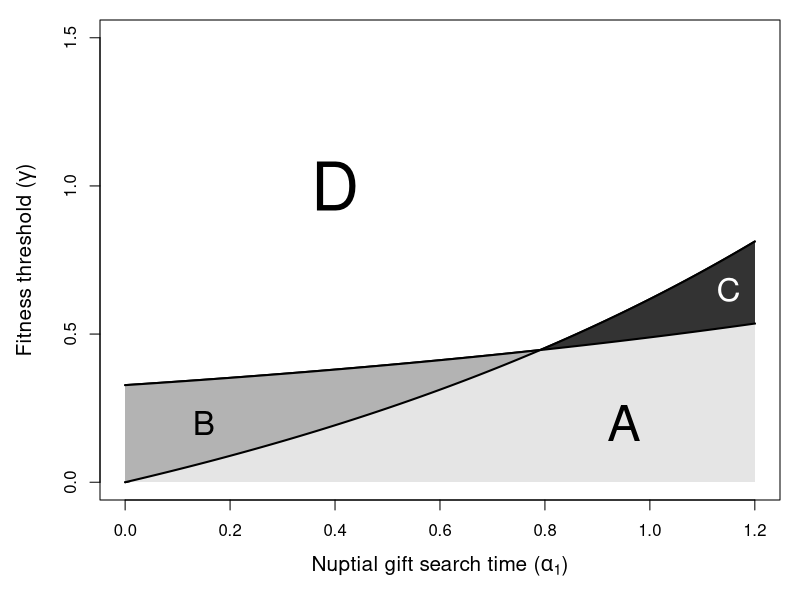
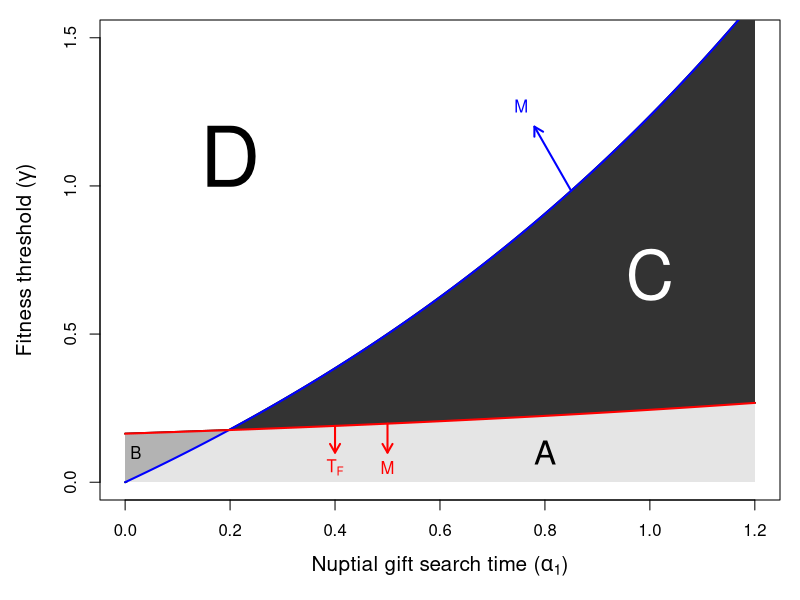
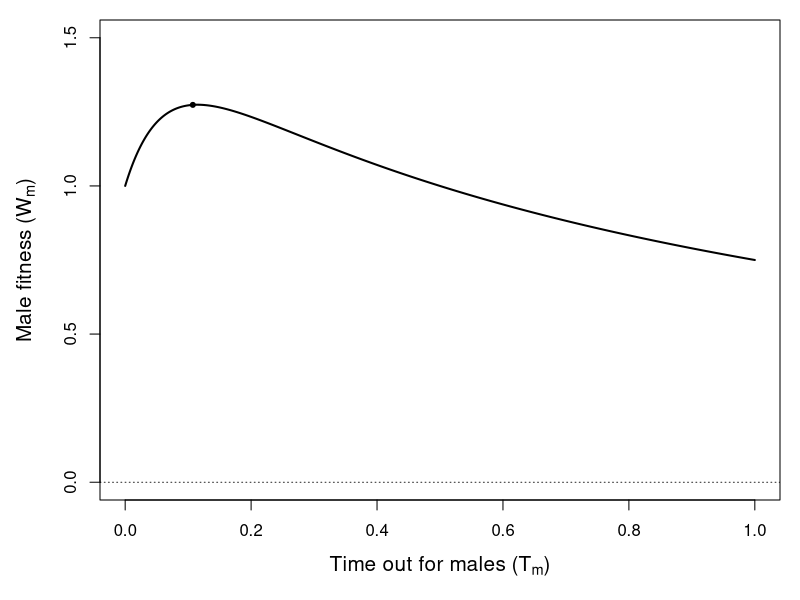
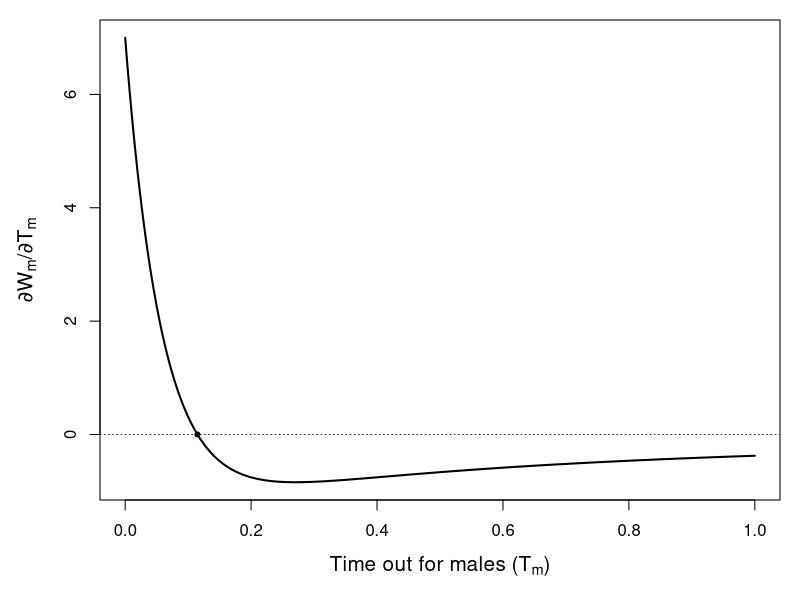
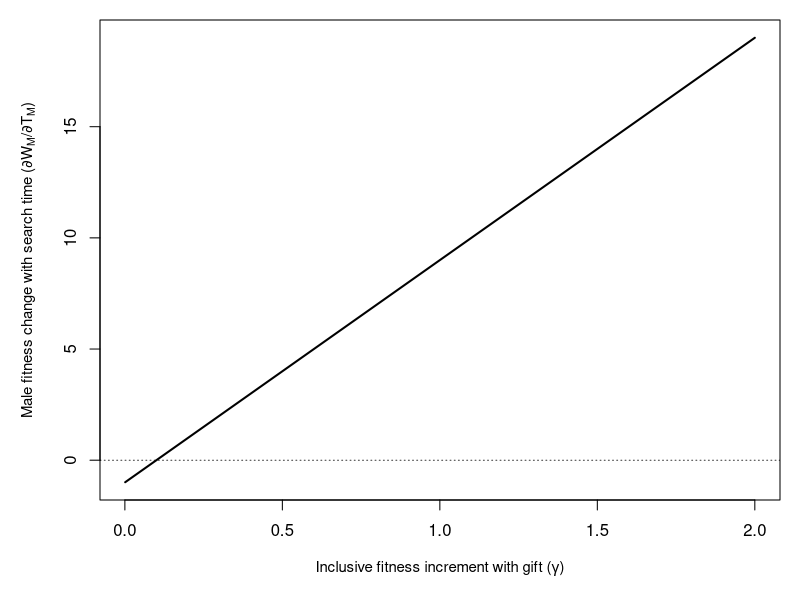
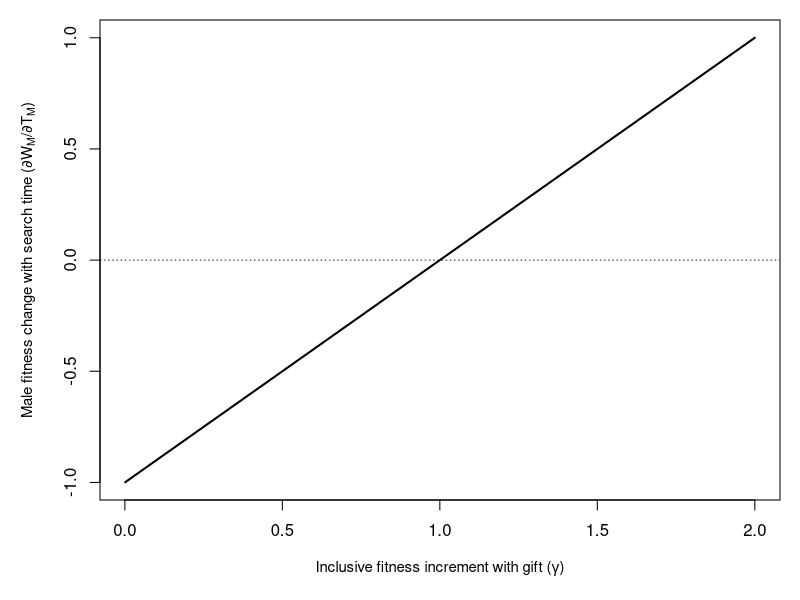
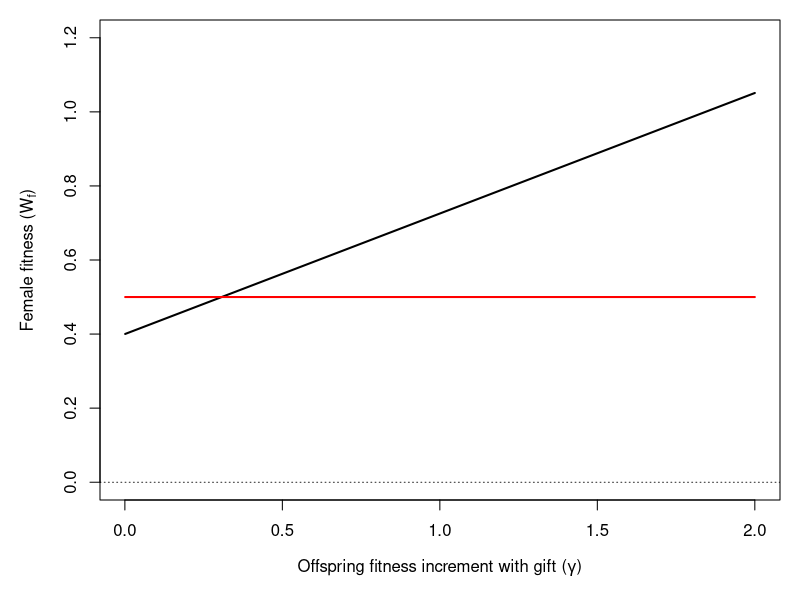
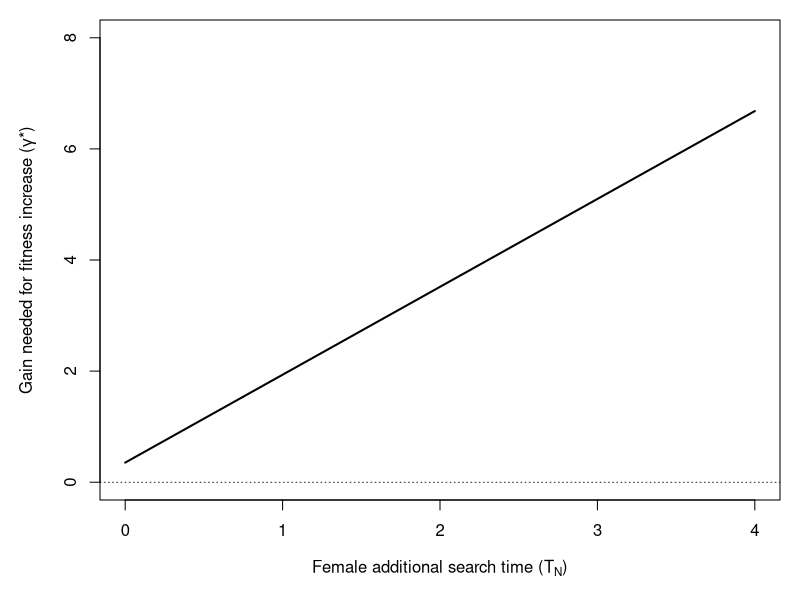

R code for these plots, in order:
## ---- chunk 1
calc_beta <- function(M = 1, TF = 1, TM = 1){
  term1 <-   (M * (TF - TM))^2;
  term2 <-   (M * (TF - TM))^4;
  term3 <- 4*(M * (TF - TM))^2;
  ttrm  <- (term2 + term3)^(1/2);
  sol1  <- 0.5 * (term1 - ttrm) + 1;
  sol2  <- 0.5 * (term1 + ttrm) + 1;
  if(TF > TM){
    beta = max(c(sol1, sol2));
  }else{
    beta = min(c(sol1, sol2));
  }
  return(list = c(beta = beta, solution1 = sol1, solution2 = sol2));
}
get_beta <- function(M = 1, TF = 1, TM = 1){
  betas <- rep(NA, length = length(TM));
  for(i in 1:length(TM)){
    betas[i] <- calc_beta(M = M, TF = TF, TM = TM[i])[[1]];
  }
  return(betas);
}
## ---- chunk 2
PrGf <- function(Tm, a1){
  vals <- 1 - exp(-(1/a1)*Tm);
  return(vals);
}
## ---- chunk 3
PrFf <- function(Tm, a1, a2 = Inf){
  vals <- (1 - exp(-(1/a2)*Tm)) * exp(-(1/a1)*Tm);
  return(vals);
}
## ---- chunk 4
PrLf <- function(Tm, a1, a2 = Inf){
  vals <- exp(-((1/a1) + (1/a2))*Tm);
  return(vals);
}
## ---- chunk 5
W_mf <- function(PrG, PrF, PrL, gamma, Tm, beta, M){
  val <- ((PrG * (1 + gamma)) + PrF + PrL) / (Tm + (sqrt(beta)/M));
  return(val);
}
W_mf_full  <- function(gamma, Tm, beta_val, M, a1, a2){
  PrG_val  <- PrGf(Tm = Tm, a1 = a1);
  PrF_val  <- PrFf(Tm = Tm, a1 = a1, a2 = a2);
  PrL_val  <- PrLf(Tm = Tm, a1 = a1, a2 = a2);
  W_mf_val <- W_mf(PrG = PrG_val, PrF = PrF_val, PrL = PrL_val, Tm = Tm, 
                   gamma = gamma, beta = beta_val, M = M);
  return(W_mf_val);
}
## ---- chunk 6
W_m  <- function(mom = 1, mim = 1, mof = 1, mif = 1, M = 100, TF, TM, gamma, 
                 a1, a2, beta = 1){
  bb <- beta;
  WW <- W_mf_full(gamma = gamma, Tm = TM, beta_val = bb, M = M, a1 = a1, 
                  a2 = a2);
  return(WW)
}
## ---- chunk 7
dWdT <- function(gamma, Tm, beta = 1, M = 100, a1 = 1){
  num1 <- gamma * (M*M + ((M*M*Tm + M*sqrt(beta))/a1) );
  dem1 <- exp((1/a1)*Tm);
  num2 <- (num1 / dem1) - M*M*(1 + gamma);
  den2 <- ((Tm * M) + sqrt(beta))^2;
  val  <- num2/den2;
  return(val);
}
## ---- chunk 8
dWdT_check <- function(gamma, beta = 1, M = 100, a1 = 1){
  term1 <- (gamma * M) / (a1*sqrt(beta));
  term2 <- (M*M) / beta;
  val   <- term1 - term2;
  return(val);
}
## ---- chunk 9
calc_beta <- function(M = 1, TF = 1, TM = 1){
  term1 <-   (M * (TF - TM))^2;
  term2 <-   (M * (TF - TM))^4;
  term3 <- 4*(M * (TF - TM))^2;
  ttrm  <- (term2 + term3)^(1/2);
  sol1  <- 0.5 * (term1 - ttrm) + 1;
  sol2  <- 0.5 * (term1 + ttrm) + 1;
  if(TF > TM){
    beta = max(c(sol1, sol2));
  }else{
    beta = min(c(sol1, sol2));
  }
  return(list = c(beta = beta, solution1 = sol1, solution2 = sol2));
}
## ---- chunk 10
gamma_m <- function(M = 1, beta = 1, alpha = 1/16, TF = 2){
  return(alpha * (M / sqrt(beta)));
}
## ---- chunk 11
gamma_f <- function(M = 1, beta = 1, alpha = 1/16, TF = 2){
  topp <- exp(alpha / alpha);
  bott <- TF * M * sqrt(beta) * (exp(alpha/alpha) - 1);
  return(topp/bott);
}
## ---- chunk 12
alpha_vals <- seq(from = 0.0001, to = 1.2, by = 0.0001);
par(mar = c(5, 5, 1, 1));
beta_vals <- get_beta(M = 1, TF = 2, TM = alpha_vals);
g_m <- gamma_m(M = 1, beta = beta_vals, alpha = alpha_vals, TF = 2);
g_f <- gamma_f(M = 1, beta = beta_vals, alpha = alpha_vals, TF = 2);
plot(x = alpha_vals, y = g_m, type = "l", lwd = 2, cex.lab = 1.25,
     xlab = expression(paste("Nuptial gift search time (", alpha[1], ")")),
     ylab = expression(paste("Fitness threshold (", gamma, ")")),
     ylim = c(0, 1.5));
points(x = alpha_vals, y = g_f, type = "l", lwd = 2, cex.lab = 1.25,
     col = "black", lty = "solid");
g_v <- which(g_f > g_m);
g_w <- which(g_f <= g_m);
polygon(x = c(alpha_vals[g_v], rev(alpha_vals[g_v])), 
        y = c(g_m[g_v], rev(g_f[g_v])),
        border = NA, col = "grey70");
polygon(x = c(alpha_vals[g_w], rev(alpha_vals[g_w])), 
        y = c(g_m[g_w], rev(g_f[g_w])),
        border = NA, col = "grey20");
bott <- rep(0, times = length(alpha_vals));
topp <- c(g_m[g_v], g_f[g_w]);
polygon(x = c(alpha_vals, rev(alpha_vals)), 
        y = c(topp, rev(bott)),
        border = NA, col = "grey90");
points(x = alpha_vals, y = g_m, type = "l", lwd = 2, cex.lab = 1.25);
points(x = alpha_vals, y = g_f, type = "l", lwd = 2, cex.lab = 1.25);
text(x = 0.95, y = 0.2, cex = 3, labels = "A");
text(x = 0.15, y = 0.2, cex = 2, labels = "B");
text(x = 1.15, y = 0.65, cex = 2, labels = "C", col = "white");
text(x = 0.4, y = 1, cex = 4, labels = "D");
## ---- chunk 13
alpha_vals <- seq(from = 0.0001, to = 1.2, by = 0.0001);
par(mar = c(5, 5, 1, 1));
beta_vals <- get_beta(M = 1, TF = 2, TM = alpha_vals);
g_m <- gamma_m(M = 2, beta = beta_vals, alpha = alpha_vals, TF = 2);
g_f <- gamma_f(M = 2, beta = beta_vals, alpha = alpha_vals, TF = 2);
plot(x = alpha_vals, y = g_m, type = "l", lwd = 2, cex.lab = 1.25,
     xlab = expression(paste("Nuptial gift search time (", alpha[1], ")")),
     ylab = expression(paste("Fitness threshold (", gamma, ")")),
     ylim = c(0, 1.5), col = "black");
points(x = alpha_vals, y = g_f, type = "l", lwd = 2, cex.lab = 1.25,
     col = "black", lty = "solid");
g_v <- which(g_f > g_m);
g_w <- which(g_f <= g_m);
polygon(x = c(alpha_vals[g_v], rev(alpha_vals[g_v])), 
        y = c(g_m[g_v], rev(g_f[g_v])),
        border = NA, col = "grey70");
polygon(x = c(alpha_vals[g_w], rev(alpha_vals[g_w])), 
        y = c(g_m[g_w], rev(g_f[g_w])),
        border = NA, col = "grey20");
bott <- rep(0, times = length(alpha_vals));
topp <- c(g_m[g_v], g_f[g_w]);
polygon(x = c(alpha_vals, rev(alpha_vals)),
        y = c(topp, rev(bott)),
        border = NA, col = "grey90");
points(x = alpha_vals, y = g_m, type = "l", lwd = 2, cex.lab = 1.25,
       col = "blue");
points(x = alpha_vals, y = g_f, type = "l", lwd = 2, cex.lab = 1.25,
       col = "red");
text(x = 0.8, y = 0.1, cex = 2, labels = "A");
text(x = 0.02, y = 0.1, cex = 1, labels = "B");
text(x = 1, y = 0.7, cex = 4, labels = "C", col = "white");
text(x = 0.2, y = 1.1, cex = 5, labels = "D");
arrows(x0 = alpha_vals[8500], x1 = alpha_vals[7800], col = "blue",
       y0 = g_m[8500], y1 = 1.2, length = 0.1, lwd = 2);
text(x = alpha_vals[7550], y = 1.27, labels = "M", col = "blue");
arrows(x0 = alpha_vals[5000], x1 = alpha_vals[5000], col = "red",
       y0 = g_f[5000], y1 = 0.1, length = 0.1, lwd = 2);
text(x = alpha_vals[5000], y = 0.05, labels = "M", col = "red");
arrows(x0 = alpha_vals[4000], x1 = alpha_vals[4000], col = "red",
       y0 = g_f[4000], y1 = 0.1, length = 0.1, lwd = 2);
text(x = alpha_vals[4000], y = 0.05, labels = expression(T[F]), col = "red");
# Make an arrow perpendicular to the slope indicating effect of M
# Arrow goes down to indicate what happens for gamma_f with M
# Arrow goes down to indicate what happens for gamma_f with TF
## ---- chunk 14
Wp <- function(M, beta, Tm, a1, gamma){
  topp <- gamma * ((((Tm + (sqrt(beta)/M)) / a1) + 1) /(exp(Tm/a1)) - 1) - 1;
  bott <- (Tm + sqrt(beta)/M)^2
  val  <- topp / bott;
  return(val);
}

Wpp <- function(M, beta, Tm, a1, gamma){
    top1  <- 1 + (((sqrt(beta)/M) + Tm) / a1);
    bot1  <- exp(Tm/a1);
    topp2 <- 2 * (1 + gamma*(1 - top1 / bot1));
    bott2 <- (Tm + (sqrt(beta)/M))^2;
    term2 <- gamma / ((a1*a1)*exp(Tm/a1));
    bott  <- Tm + sqrt(beta)/M;
    val   <- ((topp2 / bott2) - term2) / bott;
    return(val);
}
## ---- chunk 15
findWpmin <- function(M, beta, a1, gamma, b0, b1){
  bynum   <- ((b1 + b0)/2 - b0) / 1000;
  TMvals1 <- seq(from = b0, to = (b1 + b0)/2, by = bynum);
  TMvals2 <- seq(from = (b1 + b0)/2, to = b1, by = bynum);
  abm     <- 10000;
  while(bynum > 0 & abm > 0.0001){
      ab1 <- abs(Wp(M = M, beta = beta, Tm = TMvals1, a1 = a1, gamma = gamma));
      ab2 <- abs(Wp(M = M, beta = beta, Tm = TMvals2, a1 = a1, gamma = gamma));
      mn1 <- min(ab1);
      mn2 <- min(ab2);
      abm <- min(c(mn1, mn2));
      if(mn1 < mn2){
          b1  <- (b1 + b0)/2;
      }else{
          b0  <- (b1 + b0)/2;
      }
      bynum   <- ((b1 + b0)/2 - b0) / 1000;
      TMvals1 <- seq(from = b0, to = (b1 + b0)/2, by = bynum);
      TMvals2 <- seq(from = (b1 + b0)/2, to = b1, by = bynum);
  }
  return((b1 + b0)/2);
}
## ---- chunk 16
TMvals  <- seq(from = 0.00001, to = 1, by = 0.00001);
malefit <- W_m(mom = 1, mim = 1, mof = 1, mif = 1, M = 1, TF = 1, gamma = 1/2,
               a1 = 1/16, a2 = Inf, beta = 1, TM = TMvals);
TmOpt <- findWpmin(M = 1, beta = 1, gamma = 1/2, a1 = 1/16, b0 = 0, b1 = 10);
optMF <- W_m(mom = 1, mim = 1, mof = 1, mif = 1, M = 1, TF = 1, gamma = 1/2,
             a1 = 1/16, a2 = Inf, beta = 1, TM = TmOpt);
## ---- chunk 17
par(mar = c(5, 5, 1, 1));
plot(x = TMvals, y = malefit, type = "l", lwd = 2, cex.lab = 1.25,
     ylim = c(0, 1.5),
     xlab = expression(paste("Time out for males (", T[m], ")")),
     ylab = expression(paste("Male fitness (", W[m], ")")));
abline(h = 0, lty = "dotted", lwd = 0.8);
points(x = TmOpt, y = optMF, pch = 20, col = "black");
## ---- chunk 18
TMvals   <- seq(from = 0.00001, to = 1, by = 0.00001);
dmalefit <- Wp(M = 1, beta = 1, a1 = 1/16, gamma = 1/2, Tm = TMvals);
par(mar = c(5, 5, 1, 1));
plot(x = TMvals, y = dmalefit, type = "l", lwd = 2, cex.lab = 1.25,
     xlab = expression(paste("Time out for males (", T[m], ")")),
     ylab = expression(paste(partialdiff,"W"[m],"/",partialdiff,"T"[m])));
abline(h = 0, lty = "dotted", lwd = 0.8);
mxfit <- which(malefit == max(malefit));
optTm <- TMvals[mxfit];
points(x = optTm, y = dmalefit[mxfit], pch = 20);
## ---- chunk 19
gavals  <- seq(from = 0.001, to = 2, by = 0.001);
malefit <- dWdT(gamma = gavals, Tm = 0, beta = 1, M = 1, a1 = 0.1);
par(mar = c(5, 5, 1, 1));
plot(x = gavals, y = malefit, type = "l", lwd = 2, cex.lab = 0.9,
     xlab = expression(paste("Inclusive fitness increment with gift (", gamma, ")")),
     ylab = expression(paste("Male fitness change with search time (",partialdiff,"W"[M],"/",partialdiff,"T"[M],")")));
abline(h = 0, lty = "dotted", lwd = 0.8);
## ---- chunk 20
gavals  <- seq(from = 0.001, to = 2, by = 0.001);
malefit <- dWdT_check(gamma = gavals, beta = 1, M = 1, a1 = 1);
par(mar = c(5, 5, 1, 1));
plot(x = gavals, y = malefit, type = "l", lwd = 2, cex.lab = 0.9,
     xlab = expression(paste("Inclusive fitness increment with gift (", gamma, ")")),
     ylab = expression(paste("Male fitness change with search time (",partialdiff,"W"[M],"/",partialdiff,"T"[M],")")));
abline(h = 0, lty = "dotted", lwd = 0.8);
## ---- chunk 21
Wfn <- function(TF = 1){
  return(0.5/TF);
}
WFG <- function(gamma, a1 = 1, a2 = 2, Tf = 1, TN = 1, M = 100, beta = 1, Tm){
  PrG <- 1 - exp(-(1/a1)*Tm);
  PrF <- (1 - exp(-(1/a2)*Tm))*exp(-(1/a1)*Tm);
  Wfg <- 0.5 * (1 + gamma * (PrG / (PrG + PrF)));
  prg <- 1 - exp(-TN * (M / sqrt(beta)) * (PrG + PrF));
  val <- prg * (Wfg / (Tf + TN));
  return(val);
}
## ---- chunk 22
gavals  <- seq(from = 0.001, to = 2, by = 0.001);
fmleL   <- rep(Wfn(TF = 1), times = length(gavals));
fmleG   <- WFG(gamma = gavals, Tm = 1, TN = 0.25)
plot(x = gavals, y = fmleG, type = "l", lwd = 2, cex.lab = 1, 
     ylim = c(0, 1.2),
     xlab = expression(paste("Offspring fitness increment with gift (", gamma, ")")),
     ylab = expression(paste("Female fitness (", W[f], ")")))
points(x = gavals, y = fmleL, type = "l", lwd = 2, col = "red");
abline(h = 0, lty = "dotted", lwd = 0.8);
## ---- chunk 23
gamma_star <- function(TN, M, beta, TF, a1, a2, TM){
  top1 <- exp(-(TM/a1)) * exp(-(TM/a2)) - 1;
  top2 <- exp(-(TM*(a2 + a1))/(a1*a2)) * TF + TN;
  bot1 <- TF;
  bot2 <- exp(-(TM*(a2 + a1))/(a1*a2)) - 1;
  bot3 <- exp(-(TM/a1)) - 1;
  topp <- top1 * top2;
  bott <- bot1 * bot2 * bot3;
  gst  <- -1*topp/bott;
  return(gst);
}
## ---- chunk 24
ts <- seq(from = 0, to = 4, by = 0.001);
yy <- gamma_star(TN = ts, M = 100, beta = 1, TF = 1, a1 = 1, a2 = 2, TM = 1);
par(mar = c(5, 5, 1, 1));
plot(x = ts, y = yy, type = "l", lwd = 2, cex.lab = 1, ylim = c(0, 8),
     xlab = expression(paste("Female additional search time (", "T"[N], ")")),
     ylab = expression(paste("Gain needed for fitness increase (", gamma, "*)")));
abline(h = 0, lty = "dotted", lwd = 0.8);
## ---- chunk 25
ts <- seq(from = 0.001, to = 4, by = 0.001);
yy <- gamma_star(TN = 1, M = 100, beta = 1, TF = 1, a1 = 1, a2 = 2, TM = ts);
plot(x = ts, y = yy, type = "l", lwd = 2, cex.lab = 1, ylim = c(0, 8),
     xlab = expression(paste("Male search time (", "T"[M], ")")),
     ylab = expression(paste("Gain needed for fitness increase (", gamma, "*)")));
abline(h = 0, lty = "dotted", lwd = 0.8);
## ---- chunk 26
TMvals  <- seq(from = 0.001, to = 2, by = 0.001);
malefit <- W_m(mom = 1, mim = 1, mof = 1, mif = 1, M = 100, TF = 1, gamma = 0,
               a1 = 1, a2 = 2, beta = 1, TM = TMvals);
par(mar = c(5, 5, 1, 1));
plot(x = TMvals, y = malefit, type = "l", lwd = 2, cex.lab = 1.25,
     ylim = c(0, 3),
     xlab = expression(paste("Time out for males (", T[m], ")")),
     ylab = expression(paste("Male fitness (", W[m], ")")));
abline(h = 0, lty = "dotted", lwd = 0.8);
